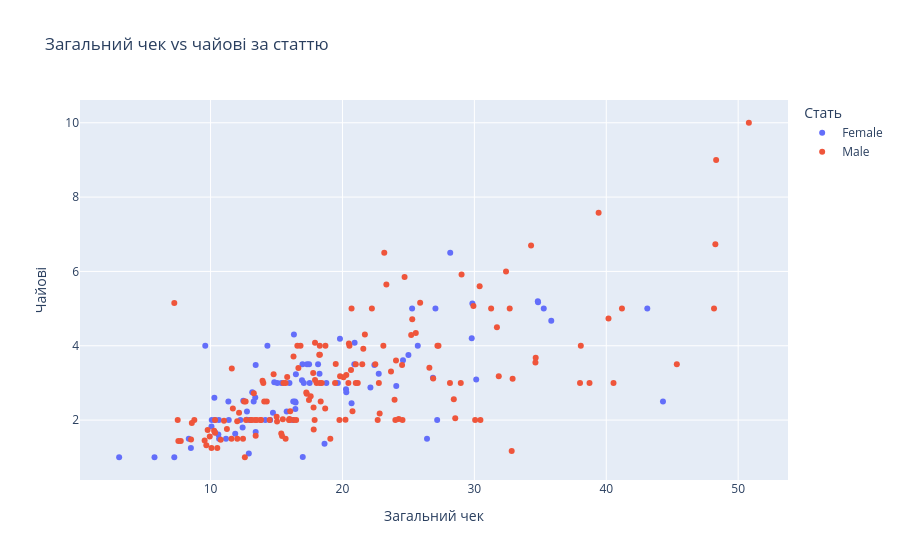

The notebook cell saved with this chart:
### Code cell
import plotly.express as px
import plotly.graph_objects as go
fig=px.scatter (df, x='total_bill', y='tip', color='sex', 
                title='Загальний чек vs чайові за статтю',
                labels={
                    'total_bill' : 'Загальний чек',
                    'tip' : 'Чайові',
                    'sex' : 'Стать'})
fig.show()

### Figure 1 — Plotly figure (JSON) as saved in the notebook; plotly's stock layout.template omitted (floating-point values rounded to 4 significant figures; data arrays with more than 128 entries replaced by an {"elided": "..."} marker saying what was removed)
{"data": [{"hovertemplate": "Стать=Female<br>Загальний чек=%{x}<br>Чайові=%{y}<extra></extra>", "legendgroup": "Female", "marker": {"color": "#636efa", "symbol": "circle"}, "mode": "markers", "name": "Female", "orientation": "v", "showlegend": true, "type": "scatter", "x": [16.99, 24.59, 35.26, 14.83, 10.33, 16.97, 20.29, 15.77, 19.65, 15.06, 20.69, 16.93, 10.29, 34.81, 26.41, 16.45, 3.07, 17.07, 26.86, 25.28, 14.73, 10.07, 34.83, 5.75, 16.32, 22.75, 11.35, 15.38, 44.3, 22.42, 20.92, 14.31, 7.25, 25.71, 17.31, 10.65, 12.43, 24.08, 13.42, 12.48, 29.8, 14.52, 11.38, 20.27, 11.17, 12.26, 18.26, 8.51, 10.33, 14.15, 13.16, 17.47, 27.05, 16.43, 8.35, 18.64, 11.87, 29.85, 25.0, 13.39, 16.21, 17.51, 10.59, 10.63, 9.6, 20.9, 18.15, 19.81, 43.11, 13.0, 12.74, 13.0, 16.4, 16.47, 12.76, 13.27, 28.17, 12.9, 30.14, 13.42, 15.98, 16.27, 10.09, 22.12, 35.83, 27.18, 18.78], "xaxis": "x", "y": [1.01, 3.61, 5.0, 3.02, 1.67, 3.5, 2.75, 2.23, 3.0, 3.0, 2.45, 3.07, 2.6, 5.2, 1.5, 2.47, 1.0, 3.0, 3.14, 5.0, 2.2, 1.83, 5.17, 1.0, 4.3, 3.25, 2.5, 3.0, 2.5, 3.48, 4.08, 4.0, 1.0, 4.0, 3.5, 1.5, 1.8, 2.92, 1.68, 2.52, 4.2, 2.0, 2.0, 2.83, 1.5, 2.0, 3.25, 1.25, 2.0, 2.0, 2.75, 3.5, 5.0, 2.3, 1.5, 1.36, 1.63, 5.14, 3.75, 2.61, 2.0, 3.0, 1.61, 2.0, 4.0, 3.5, 3.5, 4.19, 5.0, 2.0, 2.01, 2.0, 2.5, 3.23, 2.23, 2.5, 6.5, 1.1, 3.09, 3.48, 3.0, 2.5, 2.0, 2.88, 4.67, 2.0, 3.0], "yaxis": "y"}, {"hovertemplate": "Стать=Male<br>Загальний чек=%{x}<br>Чайові=%{y}<extra></extra>", "legendgroup": "Male", "marker": {"color": "#EF553B", "symbol": "circle"}, "mode": "markers", "name": "Male", "orientation": "v", "showlegend": true, "type": "scatter", "x": {"elided": "157 float values"}, "xaxis": "x", "y": {"elided": "157 float values"}, "yaxis": "y"}], "layout": {"legend": {"title": {"text": "Стать"}, "tracegroupgap": 0}, "title": {"text": "Загальний чек vs чайові за статтю"}, "xaxis": {"anchor": "y", "domain": [0, 1], "title": {"text": "Загальний чек"}}, "yaxis": {"anchor": "x", "domain": [0, 1], "title": {"text": "Чайові"}}}}
